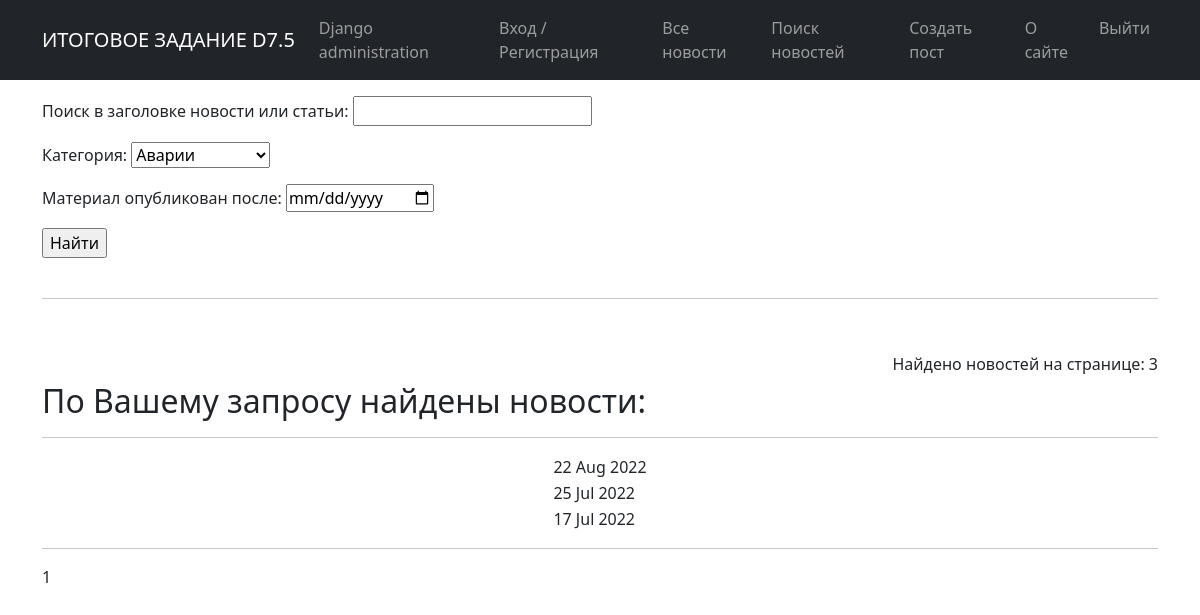
Page /news/search/?post_category=1 on the committed database.
### news/models.py (models this page shows, shortened)
class Post(models.Model):
    NEWS = 'NW'
    ARTICLE = 'AT'
    CHOISE_NW_AT = [
        (NEWS, 'Новость'),
        (ARTICLE, 'Статья')
    ]
    author = models.ForeignKey(Author, on_delete=models.CASCADE)
    type_of_post = models.CharField(max_length=2, default=NEWS, choices=CHOISE_NW_AT)
    post_create_datetime = models.DateTimeField(auto_now_add=True)
    post_category = models.ManyToManyField(Category, through='PostCategory', related_name='posts')
    post_title = models.CharField(max_length=128)
    post_text = models.TextField()
    post_rating = models.IntegerField(default=0)
    is_updated = models.BooleanField(default=False)
    is_new = models.BooleanField(default=True)
    def get_absolute_url(self):
        return reverse('new_detail', args=[str(self.id)])

### news/views.py (the view)
# urls.py: path('search/', PostSearch.as_view(), name='news_search'),
class PostSearch(ListView):
    model = Post
    ordering = '-post_create_datetime'
    template_name = 'search.html'
    context_object_name = 'search'
    paginate_by = 10
    def get_queryset(self):
        queryset = super().get_queryset()
        self.filterset = PostFilter(self.request.GET, queryset)
        return self.filterset.qs
    def get_context_data(self, **kwargs):
        context = super().get_context_data(**kwargs)
        context['filterset'] = self.filterset
        return context

### news/models.py (called while the page is built)
    def __str__(self):
        return self.name

### news/templatetags/custom_filters.py (called while the page is built)
@register.filter()
def makegoodwords(value):
    new_value = keyword_processor.replace_keywords(value)
    return new_value

### templates/search.html (shortened to what this page needs)
{% extends 'flatpages/default.html' %}
{% load custom_filters %}
{% block content %}
   <form align='' action="" method="get">
       <p>{{ filterset.form.as_p }}</p>
       <input type="submit" value="Найти">
   </form>
    <p>&nbsp;</p>
    <hr>
    <p>&nbsp;</p>
    <h6 align='right'>Найдено новостей на странице: {{search|length}}</h6>
    <h2>По Вашему запросу найдены новости:</h2>
    <hr>
    {% if search %}
        <table align='center' border="0" cellspacing="0">
           {% for s in search %}
                <tr align="left">
                    <td> <a href="{{ s.get_absolute_url }}"> {{ s.post_title|makegoodwords}} </a></td>
                    <td>{{ s.post_create_datetime|date:'d M Y' }}</td>
                    <td>{{ s.post_text|truncatechars:20|makegoodwords }}</td>
                </tr>
            {% endfor %}
        </table>
    {% else %}
        <h3>По Вашему запросу не найдено ни одной новости!</h3>
    {% endif %}
    <hr>
   {{ page_obj.number }}
{% endblock content %}

### rows in the picture
Post: post_create_datetime "22 Aug 2022"
Post: post_create_datetime "25 Jul 2022"
Post: post_create_datetime "17 Jul 2022"

### other values in the picture
{{ search|length }} "3"
{{ page_obj.number }} "1"
